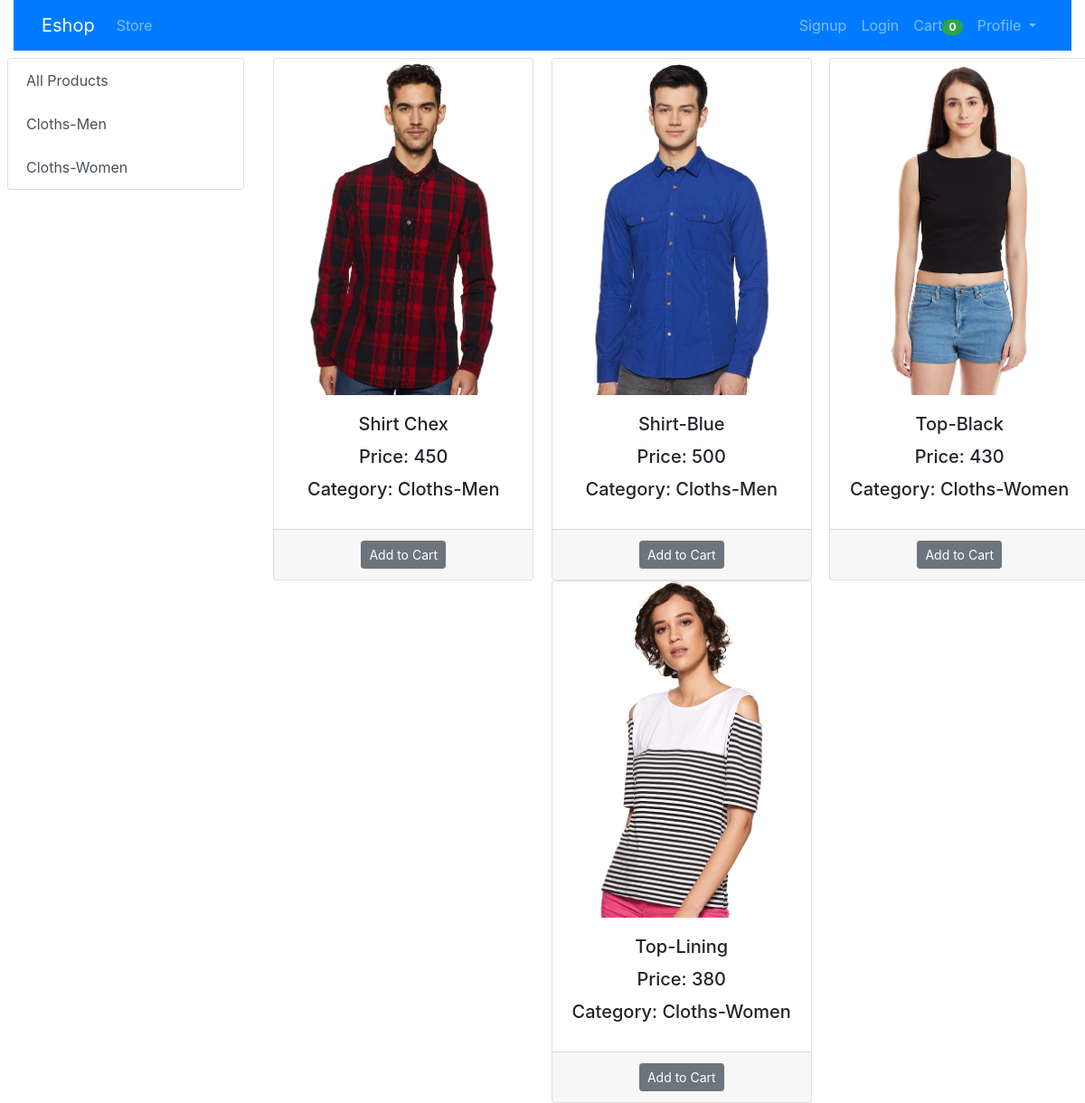
The page / on the database its author committed.
### store/models/category.py (models this page shows)
class Category(models.Model):
    name=models.CharField(max_length=20)
    def __str__(self):
        return self.name
    @staticmethod
    def get_all_categories():
        return Category.objects.all()

### store/models/product.py (models this page shows, shortened)
class Product(models.Model):
    name=models.CharField(max_length=50)
    price=models.IntegerField(default=0)
    category=models.ForeignKey(Category,on_delete=models.CASCADE,default=1)
    description=models.CharField(max_length=200,default='',null=True,blank=True)
    image=models.ImageField(upload_to='uploads/products/')
    @staticmethod
    def get_all_products():
        return Product.objects.all()

### store/views/index.py (the view, shortened to what this page needs)
# urls.py: path('', index.Index.as_view(),name='index'),
class Index(View):
    def get(self,request):
        cart=request.session.get('cart')
        if not cart:
            request.session['cart']={}
        products=Product.get_all_products()
        category=Category.get_all_categories()
        categoryID=request.GET.get('category')
        if(categoryID):
            products=Product.get_by_id( categoryID)
        data={}
        data['products']=products
        data['category']=category
        return  render(request,'index.html',data)

### store/templatetags/cart.py (called while the page is built)
@register.filter(name='is_in_cart')
def is_in_cart(product,cart):
    keys=cart.keys()
    for id in keys:
        if int(id)==product.id:
            return True
    return False

### store/templates/index.html (shortened to what this page needs)
{% extends 'base.html' %}
{% block body %}
{% load cart %}
 <div class='row'>
    <div class="col-lg-3">
        <div class="list-group px-2">
             <a href="/" class="list-group-item list-group-item-action " aria-current="true">
                All Products
            </a>
            {% for cat in category %}
                <a href="/?category={{cat.id}}" class="list-group-item list-group-item-action " aria-current="true">
                {{cat.name}}
                </a>
            {% endfor %}
        </div>
    </div>
    <div class="col-lg-9">
        <div class='row '>
            {% for product in products %}
                <div class="card mx-auto  text-center p-0" id='{{product.id}}'style="width: 18rem;">
                    <img src='{{product.image.url}}' class="card-img-top" alt="...">
                            <div class="card-body">
                                <h5 class="card-title ">{{product.name}}</h5>
                                <h5 class="card-title ">Price: {{product.price}}</h5>
                                <h5 class="card-title ">Category: {{product.category}}</h5>
                            </div>
                            <div class='card-footer'>
                                {% if product|is_in_cart:request.session.cart %}
                                    <div class=' text-center row' >
                                        <form action="/#{{product.id}}" method="POST"  class="col-3">
                                            {% csrf_token %}
                                            <input  hidden type="text" name='id' value={{product.id}}>
                                            <input  hidden type="text" name='remove' value="True">
                                            <input type='submit'  value='-'class=' btn btn-block btn-secondary'>
                                        </form>
                                        <div class='text-center col'>{{product|cart_quantity:request.session.cart}} in Cart</div>
                                        <form action="/#{{product.id}}" method="POST"  class="col-3">
                                            {% csrf_token %}
                                            <input  hidden type="text" name='id' value={{product.id}}>
                                            <input type='submit'  value='+'class=' btn btn-block btn-secondary'>
                                        </form>
                                    </div>
                                {% else %}
                                    <div>
                                        <form action="/#{{product.id}}" method="POST"  class="btn-block p-0">
                                            <button type='submit' class="btn btn-secondary btn-sm">Add to Cart</button>
                                        </form>
                                    </div>
                                {% endif %}
                            </div>
                </div>
            {% endfor %}
        </div>
    </div>
</div>
{% endblock body %}

### store/templates/base.html (shortened to what this page needs)
<!doctype html>
<html lang="en">
  <head>
    <link href="https://cdn.jsdelivr.net/npm/bootstrap@5.0.1/dist/css/bootstrap.min.css" rel="stylesheet">
  </head>
  <body>
  <div class='container-fluid mb-2'>
  <nav class="navbar navbar-expand-lg navbar-dark bg-primary">
  <div class="container-fluid">
    <a class="navbar-brand" href="/">Eshop</a>
    <div class="collapse navbar-collapse " id="navbarSupportedContent">
      <ul class="navbar-nav me-auto mb-2 mb-lg-0">
       <li class="nav-item">
          <a class="nav-link" href="#">Store</a>
        </li>
      </ul>
    <ul class="navbar-nav my-2 my-lg-0">
    {% if request.session.customer%}
        <li class="nav-item">
          <a class="nav-link" href="/orders">Orders</a>
        </li>
        <li class="nav-item">
          <a class="nav-link" href="/logout">Logout</a>
        </li>
      {% else %}
         <li class="nav-item">
          <a class="nav-link" href="/signup">Signup</a>
        </li>
         <li class="nav-item">
          <a class="nav-link" href="/login">Login</a>
        </li>
        {% endif %}
          <li class="nav-item">
          <a class="nav-link" href="/cart">Cart<span class="badge badge-pill badge-success">{{request.session.cart.keys|length}}</span></a>
        </li>
        <li class="nav-item dropdown">
          <a class="nav-link dropdown-toggle " href="#" id="navbarDropdown" role="button" data-bs-toggle="dropdown" aria-expanded="false">
            Profile
          </a>
        </li>
      </ul>
    </div>
  </div>
</nav>
</div>
{% block body %}{% endblock body %}
    <link rel="stylesheet" href="https://stackpath.bootstrapcdn.com/bootstrap/4.2.1/css/bootstrap.min.css">
  </body>
</html>

### rows shown on the page
Category: name "Cloths-Men"
Category: name "Cloths-Women"
Product: image (picture), name "Shirt Chex", price "450", category "Cloths-Men"
Product: image (picture), name "Shirt-Blue", price "500", category "Cloths-Men"
Product: image (picture), name "Top-Black", price "430", category "Cloths-Women"
Product: image (picture), name "Top-Lining", price "380", category "Cloths-Women"

### other values the page prints
{{ request.session.cart.keys|length }} "0"
